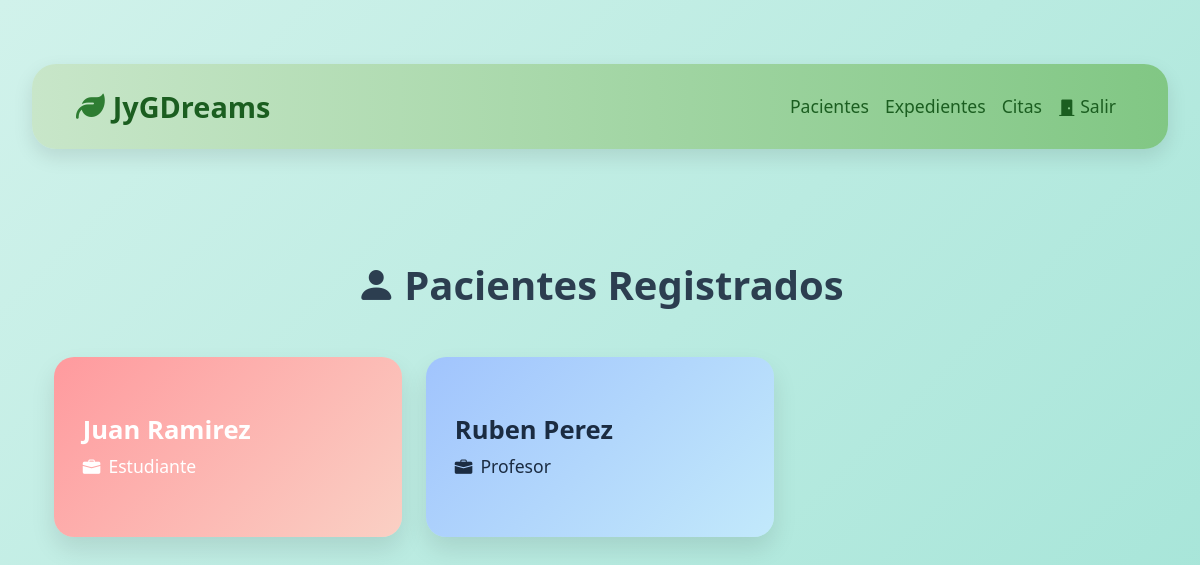
Before: /cita_pacientes/ with the older database file.
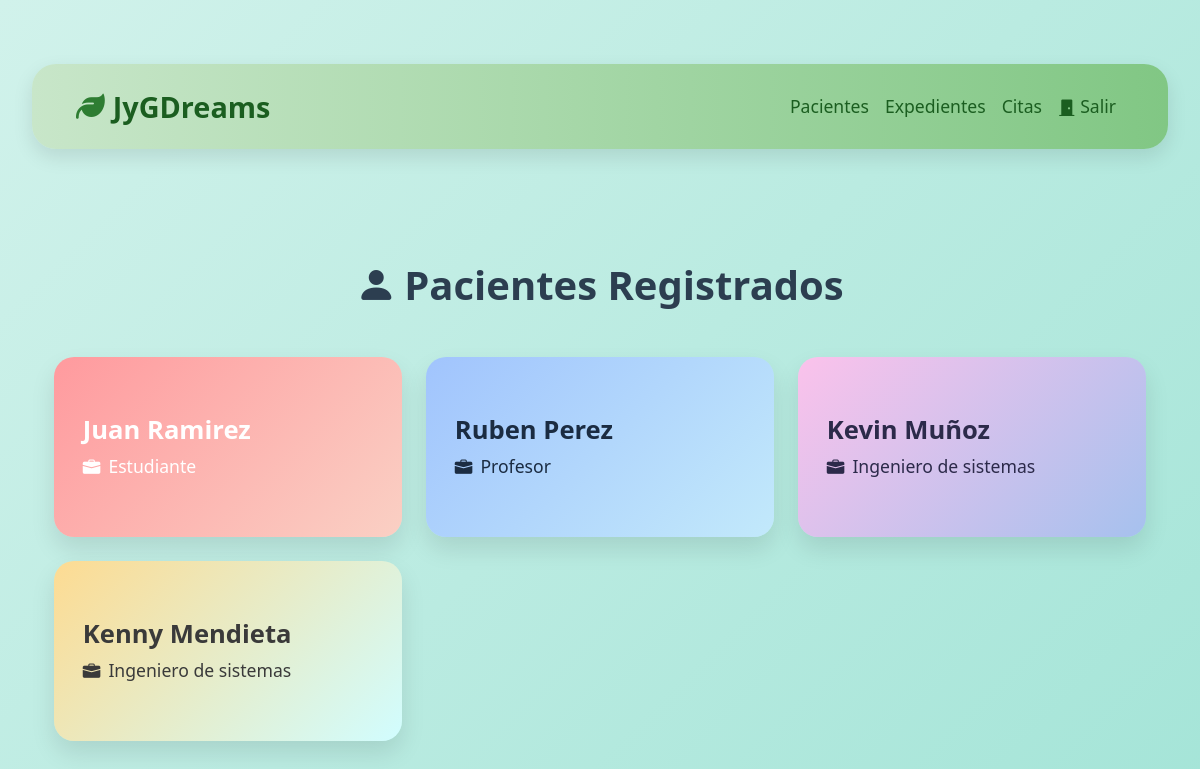
After: the same page with the newer database file.
### JyGDreams/models.py (models this page shows, shortened)
class Paciente(models.Model):
    nombre = models.CharField(max_length=100)
    apellido = models.CharField(max_length=100)
    fecha_nacimiento = models.DateField()
    ocupacion = models.CharField(max_length=100)
    correo = models.EmailField()
    telefono = models.CharField(max_length=15)
    direccion = models.TextField()

### JyGDreams/views.py (the view)
# urls.py: path('cita_pacientes/', views.cita_pacientes, name='cita_pacientes'),
def cita_pacientes(request):
    pacientes = Paciente.objects.all()
    return render(request, 'cards_patient.html', {'pacientes': pacientes})

### JyGDreams/templates/cards_patient.html
{% extends 'layout.html' %}
{% load static %}
{% block content %}
<link rel="stylesheet" href="{% static 'JYGDreams/cards_patient.css' %}">
<div class="container py-5">
  <h2 class="text-center mb-5 title"><i class="bi bi-person-fill me-2"></i>Pacientes Registrados</h2>
  <div class="row g-4">
    {% for paciente in pacientes %}
      {% cycle 'bg1' 'bg2' 'bg3' 'bg4' 'bg5' as color_class silent %}
      <div class="col-sm-12 col-md-6 col-lg-4 d-flex">
        <a href="{% url 'home_citas' paciente.id %}" class="card-link flex-fill">
          <div class="paciente-card {{ color_class }} h-100">
            <div class="card-body d-flex flex-column justify-content-center align-items-start">
              <h5 class="card-title mb-2">{{ paciente.nombre }} {{ paciente.apellido }}</h5>
              <p class="card-text"><i class="bi bi-briefcase-fill me-2"></i>{{ paciente.ocupacion }}</p>
            </div>
          </div>
        </a>
      </div>
    {% endfor %}
  </div>
</div>
{% endblock %}

Changed rows visible on the page:
added Paciente: nombre "Kevin", apellido "Muñoz", ocupacion "Ingeniero de sistemas"
added Paciente: nombre "Kenny", apellido "Mendieta", ocupacion "Ingeniero de sistemas"
